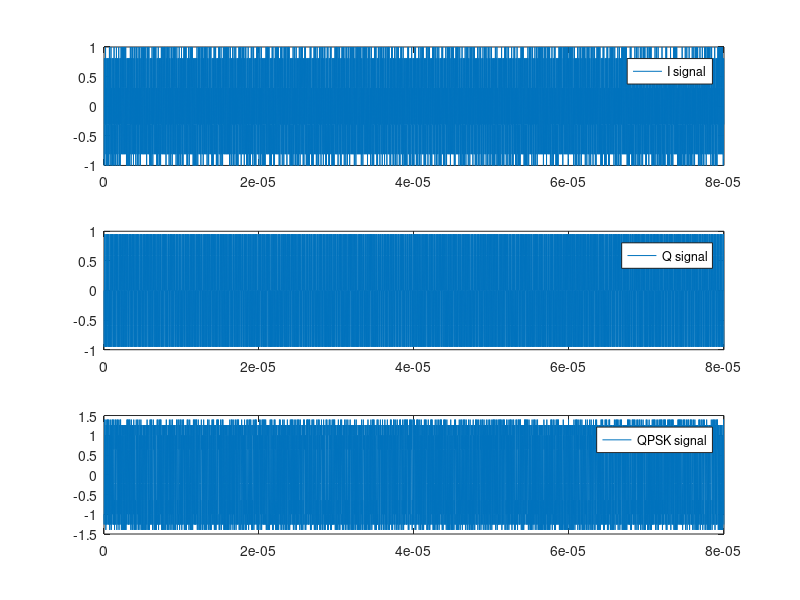
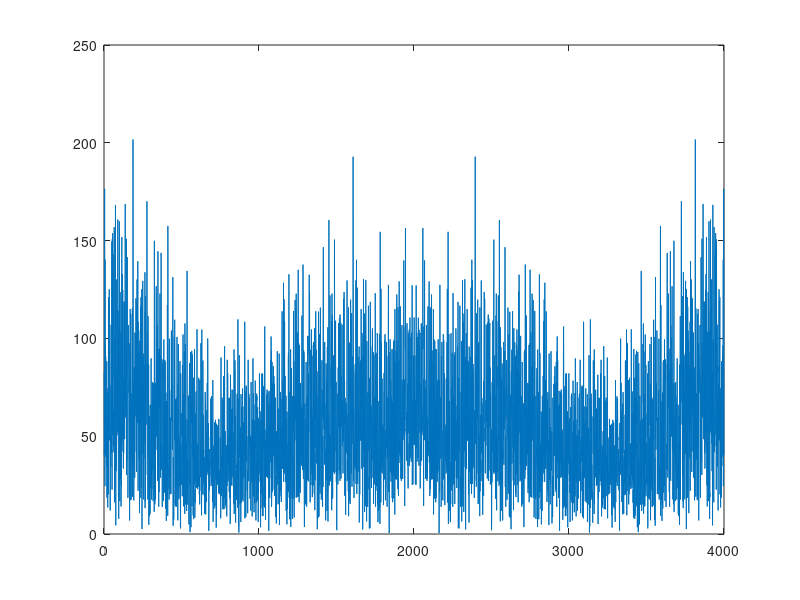

Here is the MATLAB script that generated these plots, in order: (Note: this script raises an error after producing the figures.)
clear all;close all;
fc=2.06e9;                 %载波频率   太关键了，要保证低采样时，载波频率与采样频率之间不存在倍数关系，否则会出大问题
Br=5e6;                 %雷达带宽
fs=10*Br;               %采样频率,满足带通采样定理
Tc=1e-7;                %码元周期
Bc=1/Tc;
Tp=5e-6;                %雷达脉宽
t=0:1/fs:15*Tp+Tp-1/fs;      %采样时间
N_r=length(t);          %采样点数
N=16*fix(Tp/Tc);
bitstream=randi([0,1],1,2*N);%随机产生的比特数0、1
bitstream=2*bitstream-1;%单极性变为双极性（0到-1；1到1）
I=[];Q=[];
%奇数进I路,偶数进Q路
for i=1:2*N
    if mod(i,2)~=0
        I=[I,bitstream(i)];
    else
        Q=[Q,bitstream(i)];
    end
end
I_carrier=[];Q_carrier=[];
bit_t=0:1/fs:Tc-1/fs;%定义一个码元的时间轴
for i=1:N
    I_carrier=[I_carrier,I(i)*cos(2*pi*fc*(bit_t+(N-1)*Tc))];%I路载波信号
    Q_carrier=[Q_carrier,Q(i)*cos(2*pi*fc*(bit_t+(N-1)*Tc)+pi/2)];%Q路载波信号
end
%传输信号
QPSK_signal=I_carrier+Q_carrier;%复数只需要给后面加个j即可
%绘图
figure();%产生一个新图
subplot(3,1,1)
plot(t,I_carrier);legend('I signal')%I路信号
subplot(3,1,2)
plot(t,Q_carrier);legend('Q signal')%Q路信号
subplot(3,1,3)
plot(t,QPSK_signal);legend('QPSK signal')%I路、Q路和的信号

snr=0;%信躁比
%接收信号
QPSK_receive=awgn(QPSK_signal,snr,'measured');%awgn()添加噪声
%解调
% for i=1:N
%     I_output=QPSK_receive(1,(i-1)*length(bit_t)+1:i*length(bit_t)).*cos(2*pi*fc*bit_t);
%     if sum(I_output)>0 %积分器求和，大于0为1，否则为-1
%         I_recover(i)=1;
%     else
%         I_recover(i)=-1;
%     end
%      Q_output=QPSK_receive(1,(i-1)*length(bit_t)+1:i*length(bit_t)).*cos(2*pi*fc*bit_t+ pi/2);
%     if sum(Q_output)>0
%         Q_recover(i)=1;
%     else
%         Q_recover(i)=-1;
%     end
% end
II_output=[];
QQ_output=[];
for i=1:N
    II_output=[II_output,QPSK_receive(1,(i-1)*length(bit_t)+1:i*length(bit_t)).*cos(2*pi*fc*(bit_t+(N-1)*Tc))];
    QQ_output=[QQ_output,QPSK_receive(1,(i-1)*length(bit_t)+1:i*length(bit_t)).*cos(2*pi*fc*(bit_t+(N-1)*Tc)+ pi/2)];
end
% err=sum(abs(I-I_recover))/2+sum(abs(Q-Q_recover))/2;
% err_ber=err/(2*N);
figure;
plot(abs(fft(II_output)));
II_fliter=lowpass(II_output,Bc,fs);
QQ_fliter=lowpass(QQ_output,Bc,fs);
figure;
plot(abs(fft(II_fliter)));
figure;
plot(abs(fft(QQ_fliter)));
for i=1:N
    I_middle=sum(II_fliter(1,(i-1)*5+1:i*5));
    if sum(I_middle)>0 %积分器求和，大于0为1，否则为-1
        I_recover(i)=1;
    else
        I_recover(i)=-1;
    end
    Q_middle=sum(QQ_fliter(1,(i-1)*5+1:i*5));
    if sum(Q_middle)>0 %积分器求和，大于0为1，否则为-1
        Q_recover(i)=1;
    else
        Q_recover(i)=-1;
    end
end
err=sum(abs(I-I_recover))/2+sum(abs(Q-Q_recover))/2;
err_ber=err/(2*N);
figure;
plot(abs(fft(QPSK_receive)));